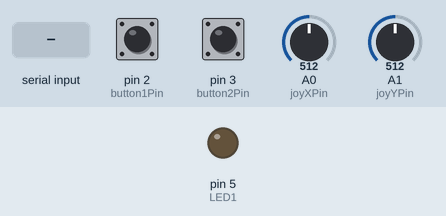
Simulated run of this sketch. Board: Arduino Uno, built with avr-gcc and run on an emulated ATmega328P. On the bench: output pins drawn as LEDs (lit = HIGH). Inputs (shaded band) come from the test bench; at power-on: pin 2 (button1Pin) HIGH, pin 3 (button2Pin) HIGH, A0 (joyXPin) = 512, A1 (joyYPin) = 512. What the sketch prints to the serial monitor is not drawn.

Above: at 1.2 s.
1.3 s: byte 1 (1) received over Serial
At 2.5 s:
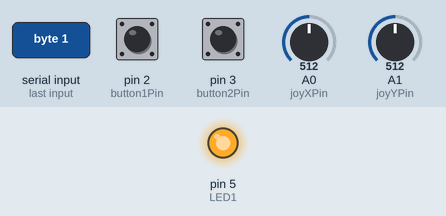
2.8 s: pin 2 (button1Pin) pulled LOW for 1 s
5.3 s: pin 3 (button2Pin) pulled LOW for 1 s
7.8 s: "1" received over Serial
Timing chart, 0 to 10.8 s (numbered marks = the images above; inputs shaded):
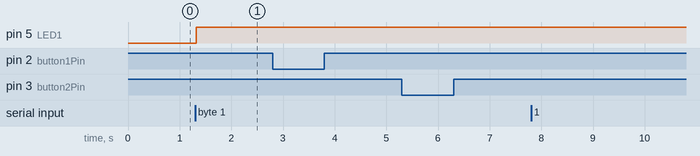

The sketch:

FINAL_PRO_copy_20230522025437.ino
```cpp
int button1Pin = 2; // Pin for button 1
int button2Pin = 3; // Pin for button 2
const int joyXPin = A0;  // Joystick X-axis analog pin
const int joyYPin = A1;  // Joystick Y-axis analog pin
byte val; // stores data received from serial port
const int LED1 = 5; // created a variable called LED and assigned it the value of 13

void setup() {
  pinMode(LED1, OUTPUT);
  Serial.begin(9600); // Initialize Serial communication
  pinMode(button1Pin, INPUT_PULLUP); // Configure button 1 pin as input with internal pull-up resistor
  pinMode(button2Pin, INPUT_PULLUP); // Configure button 2 pin as input with internal pull-up resistor
}

void loop() {
  // Read the state of button 1 and button 2
  int button1State = digitalRead(button1Pin);
  int button2State = digitalRead(button2Pin);
  int xVal = analogRead(joyXPin);  // Read X-axis value
  int yVal = analogRead(joyYPin);  // Read Y-axis value
  Serial.print(xVal);
  Serial.print(",");
  Serial.println(yVal);


  delay(100);
  // Check if button 1 is pressed
  if (button1State == LOW) {
    Serial.write('L'); // Send 'L' character indicating button 1 press
    delay(800); // Delay to debounce the button
  }

  // Check if button 2 is pressed
  if (button2State == LOW) {
    Serial.write('R'); // Send 'R' character indicating button 2 press
    delay(800); // Delay to debounce the button
  }

if (Serial.available()) { // If data is available to read
    val = Serial.read(); // read it and store it in val
  }
   if (val == 0) { // If 0 received
    digitalWrite(LED1, LOW); // turn LEDs off

  }
  else if (val == 1) { // If 1 received
    digitalWrite(LED1, HIGH);

     delay(850); // turn the LED at pin 1 on

  }
  else if (val == 2) { // If 2 received

    digitalWrite(LED1, LOW); //other LED off
  }
  delay(10); // Wait 10 milliseconds
}
```

Measured:
- after the input at 1.3 s, pin 5 (LED1): LOW → HIGH at once
- after the input at 2.8 s, every drawn part: stays the same
- after the input at 5.3 s, every drawn part: stays the same
- after the input at 7.8 s, every drawn part: stays the same
